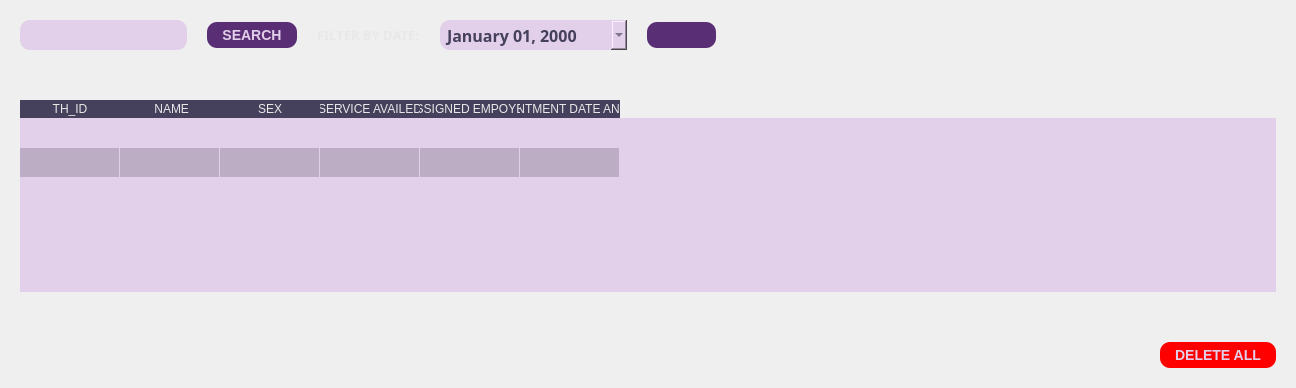
         <widget class="QWidget" name="transaction_history_page">
          <layout class="QGridLayout" name="gridLayout_10">
           <item row="0" column="0">
            <widget class="QWidget" name="widget_5" native="true">
             <property name="styleSheet">
              <string notr="true">QPushButton {
                background-color: #5A2E74;  /* Background color of the buttons */
                color: #E2CFEA;              /* Text color of the buttons */
                border: none;               /* Remove button border */
                border-radius: 10px;         /* Border radius of the buttons */
                padding: 5px 15px;          /* Padding inside the buttons */
                font-size: 14px;            /* Font size of the button text */
				font-weight: bold;
}

QPushButton:hover {
                background-color: #745288;  /* Background color on hover */
}
QPushButton:pressed {
                background-color: #6B4483;  /* Background color on press */
}

QLabel{
	color: #E9E8E8;
}

QLineEdit, QComboBox, QDateEdit{
	background-color: #E2CFEA;
	border: none;
	height: 30px;
	border-radius: 10px;
	color: #45405C;
	padding-left: 5px;
	padding-right: 5px;
}


</string>
             </property>
             <layout class="QGridLayout" name="gridLayout_12">
              <property name="verticalSpacing">
               <number>50</number>
              </property>
              <item row="2" column="1">
               <spacer name="horizontalSpacer_13">
                <property name="orientation">
                 <enum>Qt::Horizontal</enum>
                </property>
                <property name="sizeHint" stdset="0">
                 <size>
                  <width>386</width>
                  <height>20</height>
                 </size>
                </property>
               </spacer>
              </item>
              <item row="1" column="0" colspan="3">
               <widget class="QTableWidget" name="transac_table">
                <property name="font">
                 <font>
                  <family>JetBrains Mono</family>
                  <pointsize>10</pointsize>
                  <bold>true</bold>
                 </font>
                </property>
                <property name="styleSheet">
                 <string notr="true">QHeaderView::section{
	background-color: #45405C;
	color: #E9E8E8;
	border: none;
	font: 700 10pt &quot;JetBrains Mono&quot;;
}

QTableWidget{
	background-color: #E2CFEA;
	border: none;
	alternate-background-color: #BCADC5;
}

QTableWidget::item:selected{
	color: #2C2C3B;
	background-color: #FFEE8c;  /* Background color for selected items */

}
QTableWidget::item{
	color: #2C2C3B;
	selection-color: #2C2C3B;  /* Text color for selected items */

}
</string>
                </property>
                <property name="frameShadow">
                 <enum>QFrame::Sunken</enum>
                </property>
                <property name="editTriggers">
                 <set>QAbstractItemView::NoEditTriggers</set>
                </property>
                <property name="alternatingRowColors">
                 <bool>true</bool>
                </property>
                <property name="selectionMode">
                 <enum>QAbstractItemView::NoSelection</enum>
                </property>
                <property name="selectionBehavior">
                 <enum>QAbstractItemView::SelectRows</enum>
                </property>
                <property name="showGrid">
                 <bool>true</bool>
                </property>
                <property name="gridStyle">
                 <enum>Qt::NoPen</enum>
                </property>
                <attribute name="horizontalHeaderVisible">
                 <bool>true</bool>
                </attribute>
                <attribute name="horizontalHeaderCascadingSectionResizes">
                 <bool>false</bool>
                </attribute>
                <attribute name="horizontalHeaderHighlightSections">
                 <bool>true</bool>
                </attribute>
                <attribute name="horizontalHeaderShowSortIndicator" stdset="0">
                 <bool>false</bool>
                </attribute>
                <attribute name="horizontalHeaderStretchLastSection">
                 <bool>false</bool>
                </attribute>
                <attribute name="verticalHeaderVisible">
                 <bool>false</bool>
                </attribute>
                <attribute name="verticalHeaderStretchLastSection">
                 <bool>false</bool>
                </attribute>
                <row>
                 <property name="text">
                  <string>New Row</string>
                 </property>
                </row>
                <row/>
                <column>
                 <property name="text">
                  <string>TH_ID</string>
                 </property>
                </column>
                <column>
                 <property name="text">
                  <string> NAME</string>
                 </property>
                </column>
                <column>
                 <property name="text">
                  <string>SEX</string>
                 </property>
                </column>
                <column>
                 <property name="text">
                  <string>SERVICE AVAILED</string>
                 </property>
                </column>
                <column>
                 <property name="text">
                  <string>ASSIGNED EMPOYEE</string>
                 </property>
                </column>
                <column>
                 <property name="text">
                  <string>APPOINTMENT DATE AND TIME</string>
                 </property>
                </column>
               </widget>
              </item>
              <item row="2" column="0">
               <layout class="QHBoxLayout" name="horizontalLayout_9">
                <property name="spacing">
                 <number>20</number>
                </property>
               </layout>
              </item>
              <item row="2" column="2">
               <widget class="QPushButton" name="delete_all_transac_btn">
                <property name="cursor">
                 <cursorShape>PointingHandCursor</cursorShape>
                </property>
                <property name="styleSheet">
                 <string notr="true">QPushButton {
                background-color: rgb(255, 0, 0);  /* Background color of the buttons */
                color: #E2CFEA;              /* Text color of the buttons */
                border: none;               /* Remove button border */
                border-radius: 10px;         /* Border radius of the buttons */
                padding: 5px 15px;          /* Padding inside the buttons */
                font-size: 14px;            /* Font size of the button text */
				font-weight: bold;
}

QPushButton:hover {
                background-color: rgb(255, 62, 62);  /* Background color on hover */
}
QPushButton:pressed {
                background-color: rgb(200, 0, 0);  /* Background color on press */
}
</string>
                </property>
                <property name="text">
                 <string>DELETE ALL</string>
                </property>
                <property name="icon">
                 <iconset resource="../static/icons/resourcs.qrc">
                  <normaloff>:/delete_button_light.svg</normaloff>:/delete_button_light.svg</iconset>
                </property>
               </widget>
              </item>
              <item row="0" column="0" colspan="2">
               <layout class="QGridLayout" name="gridLayout_11">
                <property name="horizontalSpacing">
                 <number>20</number>
                </property>
                <item row="0" column="5">
                 <spacer name="horizontalSpacer_15">
                  <property name="orientation">
                   <enum>Qt::Horizontal</enum>
                  </property>
                  <property name="sizeHint" stdset="0">
                   <size>
                    <width>37</width>
                    <height>17</height>
                   </size>
                  </property>
                 </spacer>
                </item>
                <item row="0" column="7">
                 <spacer name="horizontalSpacer_14">
                  <property name="orientation">
                   <enum>Qt::Horizontal</enum>
                  </property>
                  <property name="sizeHint" stdset="0">
                   <size>
                    <width>401</width>
                    <height>17</height>
                   </size>
                  </property>
                 </spacer>
                </item>
                <item row="0" column="3">
                 <widget class="QDateEdit" name="filter_transac_date">
                  <property name="font">
                   <font>
                    <family>JetBrains Mono</family>
                    <pointsize>12</pointsize>
                    <bold>true</bold>
                   </font>
                  </property>
                  <property name="styleSheet">
                   <string notr="true">            QDateEdit QAbstractItemView {
                selection-background-color: #6a9fb5;
                selection-color: white;
                background-color: #f0f0f0;
            }
            QCalendarWidget QWidget#qt_calendar_navigationbar {
                background-color: #45405C; /* Navigation bar background */
            }
            QCalendarWidget QToolButton {
                color: white;
                background-color: #45405C;
            }
            QCalendarWidget QMenu {
                color: white;
                background-color: #45405C;
            }

    	    QCalendarWidget QMenu::item:selected {
                background-color: #333;  /* Background color when an item is selected */
            }
         
            QCalendarWidget QSpinBox {

                color: white;
                background-color: #45405C;
                selection-background-color: #333;
                selection-color: white;
            }
            QCalendarWidget QSpinBox::up-button {
                subcontrol-origin: border;
                subcontrol-position: top right;

            }
            QCalendarWidget QSpinBox::down-button {
                subcontrol-origin: border;
                subcontrol-position: bottom right;

            }
            QCalendarWidget QAbstractItemView:enabled {

                color: black;
                background-color: #E2CFEA;
                selection-background-color: #45405C;
                selection-color: white;
            }</string>
                  </property>
                  <property name="displayFormat">
                   <string>MMMM dd, yyyy</string>
                  </property>
                  <property name="calendarPopup">
                   <bool>true</bool>
                  </property>
                 </widget>
                </item>
                <item row="0" column="2">
                 <widget class="QLabel" name="label_3">
                  <property name="font">
                   <font>
                    <family>JetBrains Mono</family>
                    <pointsize>10</pointsize>
                    <bold>true</bold>
                   </font>
                  </property>
                  <property name="text">
                   <string>FILTER BY DATE:</string>
                  </property>
                 </widget>
                </item>
                <item row="0" column="1">
                 <widget class="QPushButton" name="search_transac">
                  <property name="cursor">
                   <cursorShape>PointingHandCursor</cursorShape>
                  </property>
                  <property name="text">
                   <string>SEARCH</string>
                  </property>
                 </widget>
                </item>
                <item row="0" column="0">
                 <widget class="QLineEdit" name="lineEdit_3">
                  <property name="font">
                   <font>
                    <family>JetBrains Mono</family>
                    <pointsize>12</pointsize>
                    <bold>true</bold>
                   </font>
                  </property>
                 </widget>
                </item>
                <item row="0" column="4">
                 <widget class="QPushButton" name="reset_transac_filter_btn">
                  <property name="toolTip">
                   <string>Reset filters</string>
                  </property>
                  <property name="text">
                   <string/>
                  </property>
                  <property name="icon">
                   <iconset>
                    <normaloff>../static/icons/undo-alt_light.svg</normaloff>../static/icons/undo-alt_light.svg</iconset>
                  </property>
                  <property name="iconSize">
                   <size>
                    <width>16</width>
                    <height>16</height>
                   </size>
                  </property>
                 </widget>
                </item>
               </layout>
              </item>
             </layout>
            </widget>
           </item>
          </layout>
         </widget>
